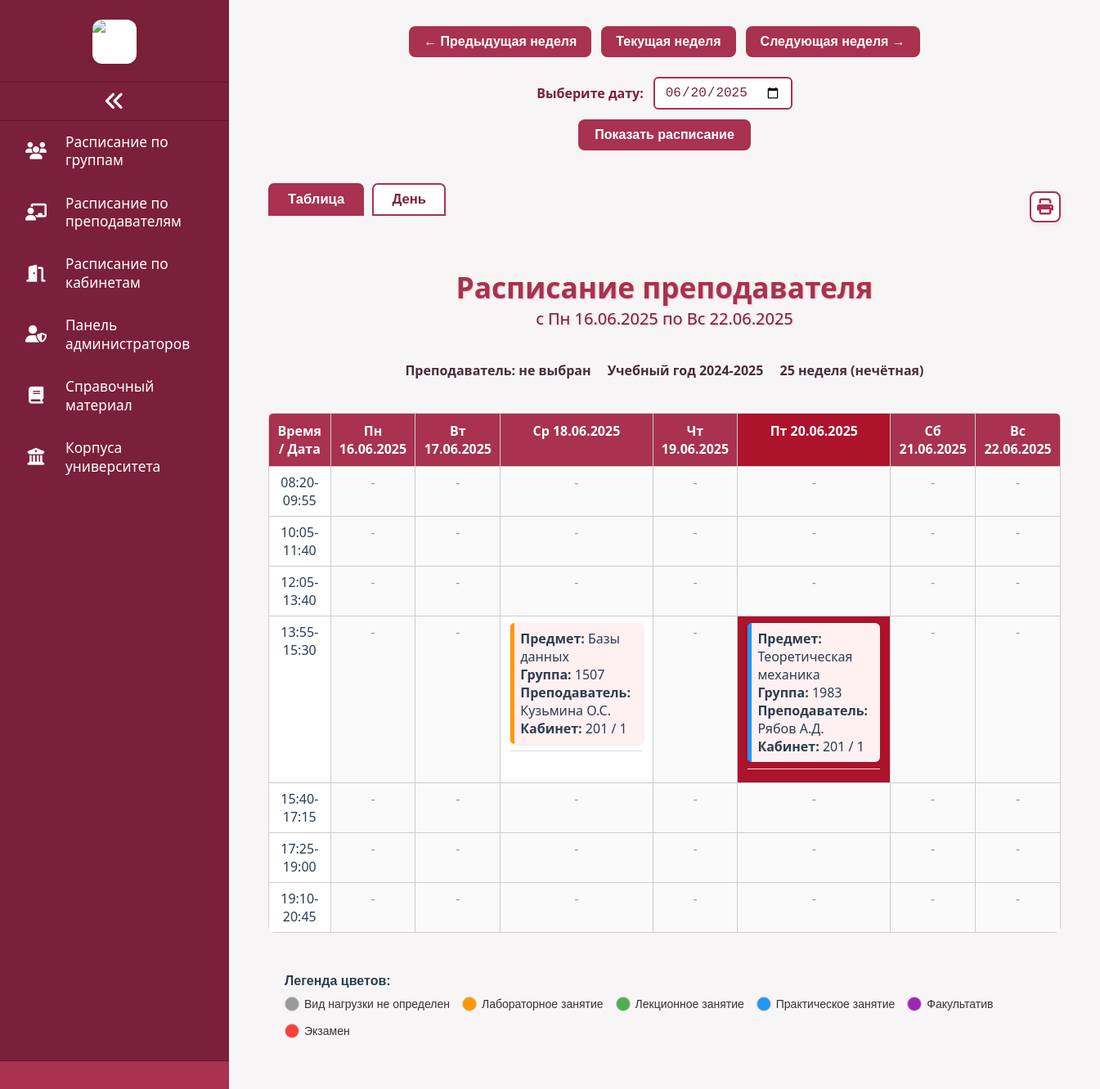
/TEACHER_schedule.php, run on the app's committed database.
### tables this page shows
CREATE TABLE `schedule` (
  `id` int NOT NULL AUTO_INCREMENT,
  `date` date NOT NULL,
  `group_id` int NOT NULL,
  `teacher_id` int NOT NULL,
  `subject_id` int NOT NULL,
  `room_id` int NOT NULL,
  `lesson_type_id` int DEFAULT NULL,
  `time_slot_id` int DEFAULT NULL,
  PRIMARY KEY (`id`),
  UNIQUE KEY `unique_group_time` (`date`,`time_slot_id`,`group_id`),
  UNIQUE KEY `unique_teacher_time` (`date`,`time_slot_id`,`teacher_id`),
  UNIQUE KEY `unique_room_time` (`date`,`time_slot_id`,`room_id`),
  KEY `group_id` (`group_id`),
  KEY `teacher_id` (`teacher_id`),
  KEY `subject_id` (`subject_id`),
  KEY `room_id` (`room_id`),
  KEY `lesson_type_id` (`lesson_type_id`),
  KEY `idx_date_time` (`date`),
  KEY `fk_schedule_time_slot` (`time_slot_id`),
  CONSTRAINT `fk_schedule_time_slot` FOREIGN KEY (`time_slot_id`) REFERENCES `time_slots` (`id`) ON DELETE RESTRICT ON UPDATE CASCADE,
  CONSTRAINT `schedule_ibfk_1` FOREIGN KEY (`group_id`) REFERENCES `groups` (`id`) ON DELETE CASCADE,
  CONSTRAINT `schedule_ibfk_2` FOREIGN KEY (`teacher_id`) REFERENCES `teachers` (`id`) ON DELETE CASCADE,
  CONSTRAINT `schedule_ibfk_3` FOREIGN KEY (`subject_id`) REFERENCES `subjects` (`id`) ON DELETE CASCADE,
  CONSTRAINT `schedule_ibfk_4` FOREIGN KEY (`room_id`) REFERENCES `rooms` (`id`) ON DELETE CASCADE,
  CONSTRAINT `schedule_ibfk_5` FOREIGN KEY (`lesson_type_id`) REFERENCES `lesson_types` (`id`) ON DELETE SET NULL
);

CREATE TABLE `lesson_types` (
  `id` int NOT NULL AUTO_INCREMENT,
  `name` varchar(50) NOT NULL,
  PRIMARY KEY (`id`),
  UNIQUE KEY `name` (`name`)
);

CREATE TABLE `subjects` (
  `id` int NOT NULL AUTO_INCREMENT,
  `name` varchar(150) NOT NULL,
  `description` text,
  PRIMARY KEY (`id`)
);

CREATE TABLE `groups` (
  `id` int NOT NULL AUTO_INCREMENT,
  `name` varchar(100) NOT NULL,
  `faculty` varchar(100) DEFAULT NULL,
  `course` int DEFAULT NULL,
  PRIMARY KEY (`id`),
  UNIQUE KEY `name` (`name`)
);

CREATE TABLE `teachers` (
  `id` int NOT NULL AUTO_INCREMENT,
  `full_name` varchar(150) NOT NULL,
  `Кафедра` varchar(100) DEFAULT NULL,
  PRIMARY KEY (`id`)
);

CREATE TABLE `rooms` (
  `id` int NOT NULL AUTO_INCREMENT,
  `number` varchar(20) NOT NULL,
  `building` varchar(50) DEFAULT NULL,
  PRIMARY KEY (`id`)
);

### TEACHER_schedule.php (the view, shortened to what this page needs)
<?php
$host = 'MySQL-8.0';
$user = 'ADMIN_BASIC';
$password = 'od3.IyTiJ_[BqCIq';
$dbname = 'ScheduleBase';
$conn = new mysqli($host, $user, $password, $dbname);
$selectedTeacherId = isset($_GET['teacher_id']) ? intval($_GET['teacher_id']) : 0;
if (isset($_GET['weekInput']) && preg_match('/^\d{4}-W\d{2}$/', $_GET['weekInput'])) {
    $inputDate = DateTime::createFromFormat('o-\WW', $_GET['weekInput']);
    if (!$inputDate) {
        $inputDate = new DateTime();
    }
} elseif (isset($_GET['weekStart'])) {
    $inputDate = DateTime::createFromFormat('Y-m-d', $_GET['weekStart']);
    if (!$inputDate) {
        $inputDate = new DateTime();
    }
} else {
    $inputDate = new DateTime();
}
$teachers = [];
$sqlTeachers = "SELECT id, full_name FROM `teachers` ORDER BY full_name ASC";
$resultTeachers = $conn->query($sqlTeachers);
if ($resultTeachers) {
    while ($row = $resultTeachers->fetch_assoc()) {
        $teachers[$row['id']] = $row['full_name'];
    }
}
$dayOfWeek = (int) $inputDate->format('N');
$weekStartDate = clone $inputDate;
$weekStartDate->modify('-' . ($dayOfWeek - 1) . ' days');
$weekStart = $weekStartDate->format('Y-m-d');
$weekEndDate = clone $weekStartDate;
$weekEndDate->modify('+6 days');
$weekEnd = $weekEndDate->format('Y-m-d');
$prevWeek = clone $weekStartDate;
$prevWeek->modify('-7 days');
$nextWeek = clone $weekStartDate;
$nextWeek->modify('+7 days');
$todayDate = (new DateTime())->format('Y-m-d');
$today = new DateTime();
$dayOfWeekToday = (int) $today->format('N');
$currentWeekMonday = clone $today;
$currentWeekMonday->modify('-' . ($dayOfWeekToday - 1) . ' days');
$currentWeekMondayStr = $currentWeekMonday->format('Y-m-d');
$timeSlots = [];
$sqlTimeSlots = "SELECT id, label FROM time_slots ORDER BY start_time";
$resultTimeSlots = $conn->query($sqlTimeSlots);
if ($resultTimeSlots) {
    while ($row = $resultTimeSlots->fetch_assoc()) {
        $timeSlots[$row['id']] = $row['label'];
    }
} else {
    die("Ошибка получения временных слотов: " . $conn->error);
}
$dates = [];
$current = clone $weekStartDate;
$end = clone $weekEndDate;
while ($current <= $end) {
    $dates[] = $current->format('Y-m-d');
    $current->modify('+1 day');
}
$sql = "SELECT
    s.date,
    s.time_slot_id,
    ts.label AS time_label,
    g.name AS group_name,
    t.full_name AS teacher_name,
    sub.name AS subject_name,
    r.number AS room_number,
    r.building AS room_building,  -- добавлено поле корпуса
    lt.name AS lesson_type_name
FROM schedule s
JOIN `groups` g ON s.group_id = g.id
JOIN teachers t ON s.teacher_id = t.id
JOIN subjects sub ON s.subject_id = sub.id
JOIN rooms r ON s.room_id = r.id
JOIN time_slots ts ON s.time_slot_id = ts.id
LEFT JOIN lesson_types lt ON s.lesson_type_id = lt.id
WHERE s.date BETWEEN ? AND ?
";
$params = [$weekStart, $weekEnd];
$types = 'ss';
$sql .= " ORDER BY s.date, ts.start_time";
$stmt = $conn->prepare($sql);
$stmt->bind_param($types, ...$params);
$stmt->execute();
$result = $stmt->get_result();
$schedule = [];
while ($row = $result->fetch_assoc()) {
    $date = $row['date'];
    $slotId = $row['time_slot_id'];
    if (!isset($schedule[$date][$slotId])) {
        $schedule[$date][$slotId] = [];
    }
    $schedule[$date][$slotId][] = $row;
}
function formatDate($date)
{
    $d = new DateTime($date);
    $days = [
        'Mon' => 'Пн',
        'Tue' => 'Вт',
        'Wed' => 'Ср',
        'Thu' => 'Чт',
        'Fri' => 'Пт',
        'Sat' => 'Сб',
        'Sun' => 'Вс'
    ];
    $dow = $d->format('D');
    return ($days[$dow] ?? $dow) . ' ' . $d->format('d.m.Y');
}
function getLessonColor($typeName)
{
    $colors = [
        'вид нагрузки не определен' => '#999999',
        'лабораторное занятие' => '#FF9800',
        'лекционное занятие' => '#4CAF50',
        'практическое занятие' => '#2196F3',
        'факультатив' => '#9C27B0',
        'экзамен' => '#F44336',
    ];
    $key = mb_strtolower(trim($typeName));
    return $colors[$key] ?? '#999999';
}
$startYear = (int) $weekStartDate->format('Y');
$startMonth = (int) $weekStartDate->format('n');
if ($startMonth < 9) {
    $academicYear = ($startYear - 1) . '-' . $startYear;
} else {
    $academicYear = $startYear . '-' . ($startYear + 1);
}
$weekNumber = (int) $weekStartDate->format('W');
$weekParity = ($weekNumber % 2 === 0) ? 'чётная' : 'нечётная';
$lessonTypesColors = [
    'Вид нагрузки не определен' => '#999999',
    'Лабораторное занятие'      => '#FF9800',
    'Лекционное занятие'        => '#4CAF50',
    'Практическое занятие'      => '#2196F3',
    'Факультатив'               => '#9C27B0',
    'Экзамен'                   => '#F44336',
];
?>
<!DOCTYPE html>
<html lang="ru">
<head>
    <link href="https://cdn.jsdelivr.net/npm/select2@4.1.0-rc.0/dist/css/select2.min.css" rel="stylesheet" />
    <link rel="stylesheet" href="sidebar.css" />
    <link rel="stylesheet" href="https://cdnjs.cloudflare.com/ajax/libs/font-awesome/6.4.0/css/all.min.css" />
</head>
<body>
    <div class="container">
        <?php include 'sidebar.php'; ?>
        <main class="content" id="content">
            <div class="nav-buttons">
                <a href="?weekStart=<?= htmlspecialchars($prevWeek->format('Y-m-d')) ?>&teacher_id=<?= $selectedTeacherId ?>">
                    <button type="button" aria-label="Предыдущая неделя">← Предыдущая неделя</button>
                </a>
                <a href="?weekStart=<?= htmlspecialchars($currentWeekMondayStr) ?>&teacher_id=<?= $selectedTeacherId ?>">
                    <button type="button" aria-label="Текущая неделя">Текущая неделя</button>
                </a>
                <a href="?weekStart=<?= htmlspecialchars($nextWeek->format('Y-m-d')) ?>&teacher_id=<?= $selectedTeacherId ?>">
                    <button type="button" aria-label="Следующая неделя">Следующая неделя →</button>
                </a>
            </div>
            <form method="GET" action="" class="date-picker-form">
                <label for="datePicker">Выберите дату:</label>
                <input type="date" id="datePicker" name="weekStart" value="<?= htmlspecialchars($inputDate->format('Y-m-d')) ?>" required>
                <button type="submit">Показать расписание</button>
            </form>
            <div class="view-print-wrapper" style="display: flex; justify-content: space-between; align-items: center; margin-bottom: 18px;">
                <div class="view-switcher">
                    <button id="tableViewBtn" class="switch-btn active">Таблица</button>
                    <button id="dayViewBtn" class="switch-btn">День</button>
                </div>
                <button id="printBtn" class="print-btn" title="Печать" aria-label="Печать расписания">
                    <i class="fas fa-print"></i>
                </button>
            </div>
            <h1 class="schedule-header">
                Расписание преподавателя
                <span>
                    с <?= htmlspecialchars(formatDate($weekStart)) ?> по <?= htmlspecialchars(formatDate($weekEnd)) ?>
                </span>
            </h1>
            <div class="schedule-info">
                <span>Преподаватель:
                    <strong><?= htmlspecialchars($teachers[$selectedTeacherId] ?? 'не выбран') ?></strong></span>
                <span>Учебный год <?= $academicYear ?></span>
                <span><?= $weekNumber ?> неделя (<?= $weekParity ?>)</span>
            </div>
            <div id="tableView">
                <table>
                    <thead>
                        <tr>
                            <th>Время / Дата</th>
                            <?php foreach ($dates as $date): ?>
                                <th class="<?= ($date === $todayDate) ? 'today' : '' ?>">
                                    <?= htmlspecialchars(formatDate($date)) ?>
                                </th>
                            <?php endforeach; ?>
                        </tr>
                    </thead>
                    <tbody>
                        <?php foreach ($timeSlots as $slotId => $timeLabel): ?>
                            <tr>
                                <td><?= htmlspecialchars($timeLabel) ?></td>
                                <?php foreach ($dates as $date): ?>
                                    <?php
                                    $isToday = ($date === $todayDate);
                                    $tdClass = $isToday ? 'today' : '';
                                    ?>
                                    <?php if (!empty($schedule[$date][$slotId])): ?>
                                        <td class="<?= $tdClass ?>">
                                            <?php foreach ($schedule[$date][$slotId] as $lesson): ?>
                                                <div class="lesson-block">
                                                    <span class="lesson-color-bar" style="background-color: <?= getLessonColor($lesson['lesson_type_name']) ?>;"></span>
                                                    <strong>Предмет:</strong> <?= htmlspecialchars($lesson['subject_name']) ?><br>
                                                    <strong>Группа:</strong> <?= htmlspecialchars($lesson['group_name']) ?><br>
                                                    <strong>Преподаватель:</strong> <?= htmlspecialchars($lesson['teacher_name']) ?><br>
                                                    <strong>Кабинет:</strong> <?= htmlspecialchars($lesson['room_number']) ?> / <?= htmlspecialchars($lesson['room_building']) ?>
                                                </div>
                                                <hr>
                                            <?php endforeach; ?>
                                        </td>
                                    <?php else: ?>
                                        <td class="empty <?= $tdClass ?>">-</td>
                                    <?php endif; ?>
                                <?php endforeach; ?>
                            </tr>
                        <?php endforeach; ?>
                    </tbody>
                </table>
            </div>
            <div class="legend" style="max-width:1100px; margin: 20px auto; padding: 10px 20px; font-family: Arial, sans-serif;">
                <strong>Легенда цветов:</strong>
                <div style="display: flex; flex-wrap: wrap; gap: 15px; margin-top: 10px;">
                    <?php foreach ($lessonTypesColors as $typeName => $color): ?>
                        <div style="display: flex; align-items: center; gap: 6px; font-size: 14px; color: #333;">
                            <span style="display: inline-block; width: 18px; height: 18px; background-color: <?= htmlspecialchars($color) ?>; border-radius: 50%; border: 1px solid #ccc;"></span>
                            <span><?= htmlspecialchars($typeName) ?></span>
                        </div>
                    <?php endforeach; ?>
                </div>
            </div>
        </main>
    </div>
</body>
</html>

### data on the page
schedule: subject.name "Базы данных", group.name "1507", teacher.full_name "Кузьмина О.С.", room.number "201", room.building "1"
schedule: subject.name "Теоретическая механика", group.name "1983", teacher.full_name "Рябов А.Д.", room.number "201", room.building "1"

### other printed values
formatDate($weekStart) "Пн 16.06.2025"
formatDate($weekEnd) "Вс 22.06.2025"
$teachers[$selectedTeacherId] "не выбран"
$academicYear "2024-2025"
$weekNumber "25"
$weekParity "нечётная"
formatDate($date) "Пн 16.06.2025"
formatDate($date) "Вт 17.06.2025"
formatDate($date) "Ср 18.06.2025"
formatDate($date) "Чт 19.06.2025"
formatDate($date) "Пт 20.06.2025"
formatDate($date) "Сб 21.06.2025"
formatDate($date) "Вс 22.06.2025"
$timeLabel "08:20-09:55"
$timeLabel "10:05-11:40"
